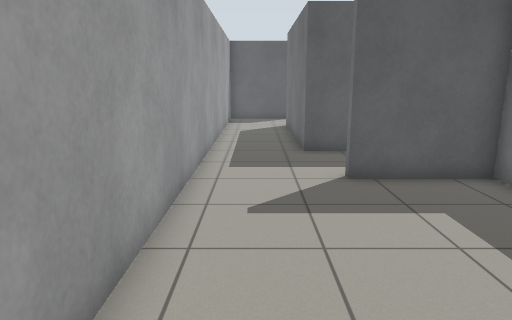
[1] (above)

24 first-person views from a walk through a robot-simulator world made for Gazebo. The camera is 1.2 m above the floor, tilts 12° down and sees 70° across. The floor is counted in squares, 0.5 m on a side. Each view is taken from the middle of a square. On the plan, view 1 faces up. The plan holds only what a view shows up to about 20 squares ahead; the rest is blank.

[2]
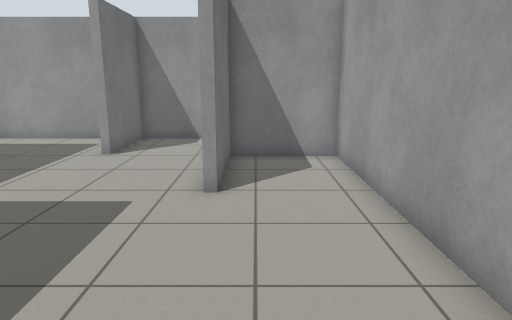

[3]
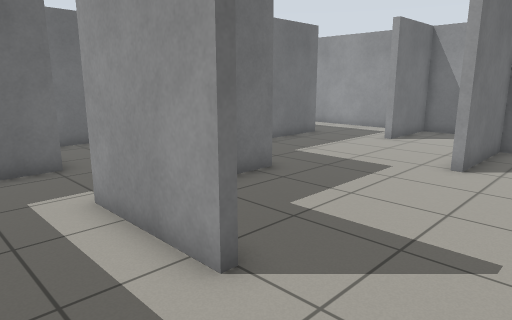

[4]
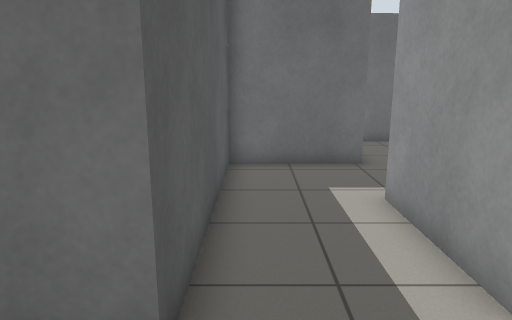

[5]
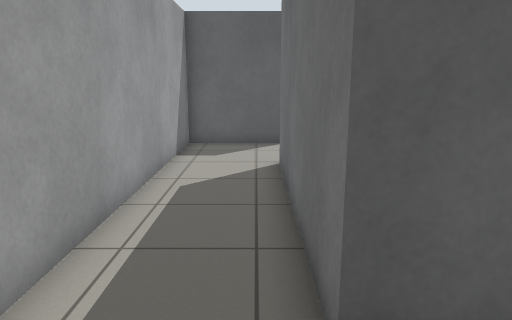

[6]
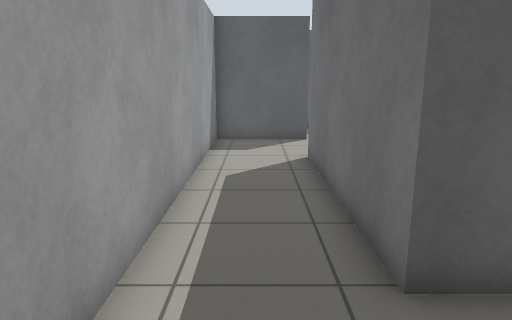

[7]
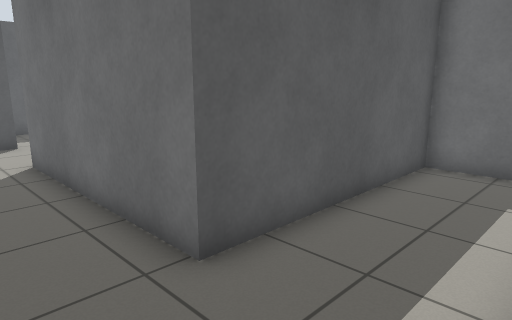

[8]
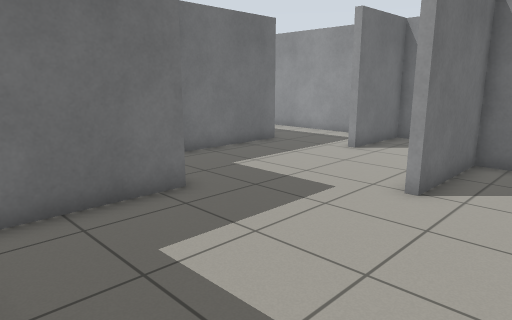

[9]
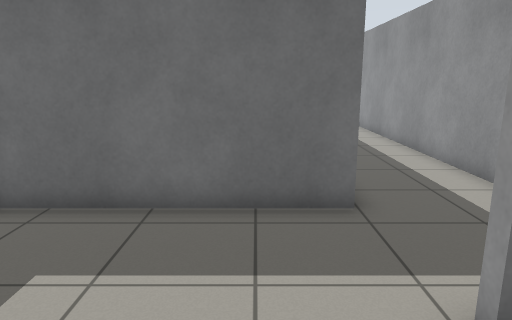

[10]
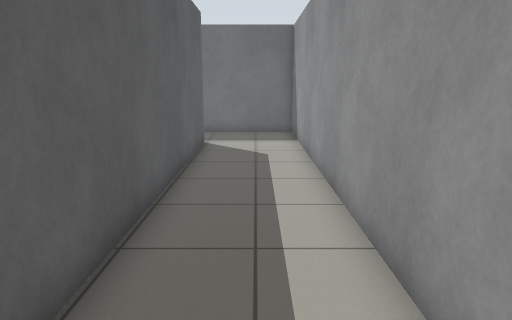

[11]
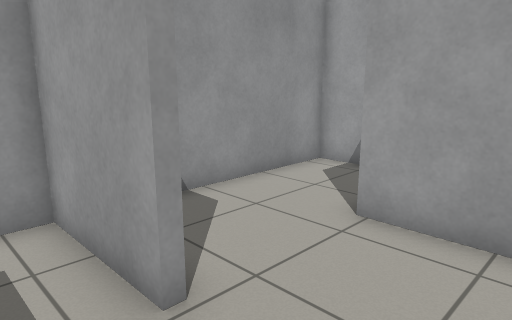

[12]
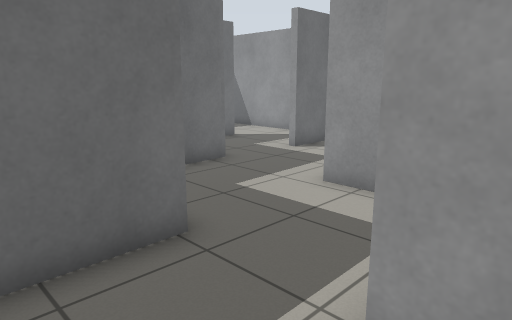

[13]
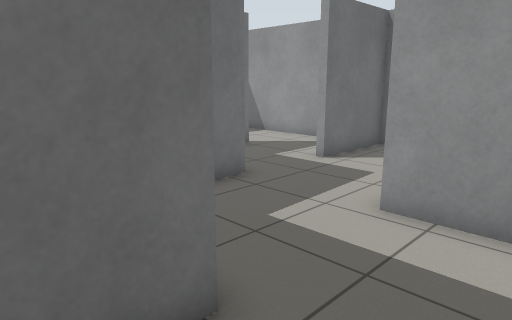

[14]
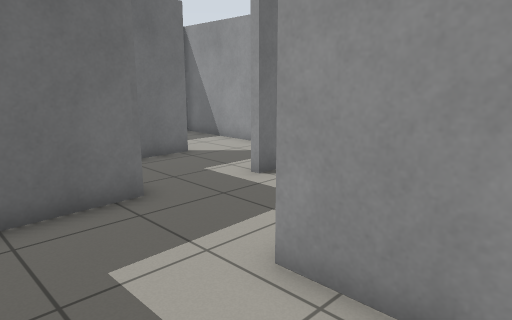

[15]
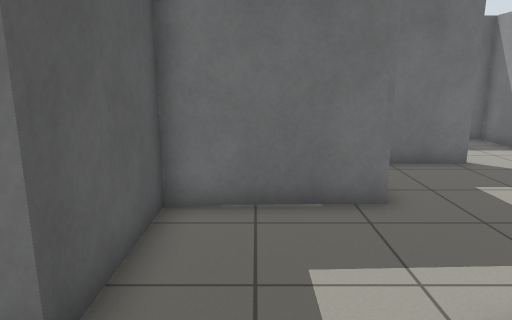

[16]
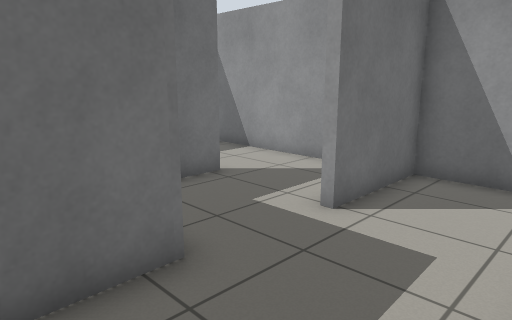

[17]
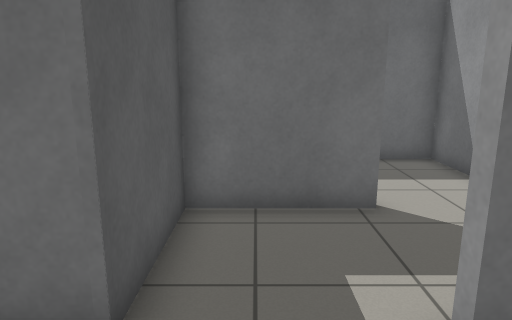

[18]
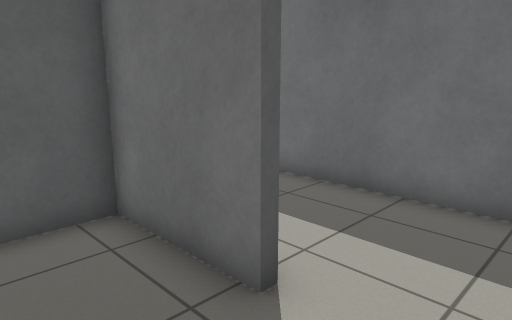

[19]
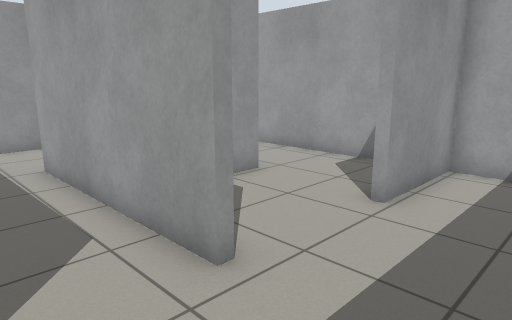

[20]
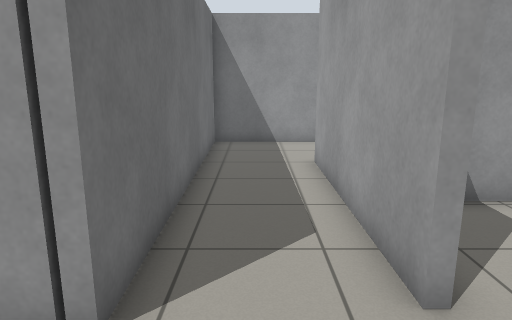

[21]
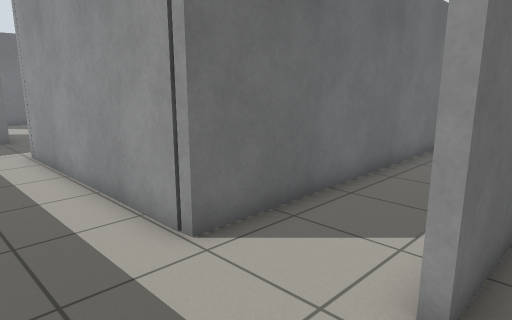

[22]
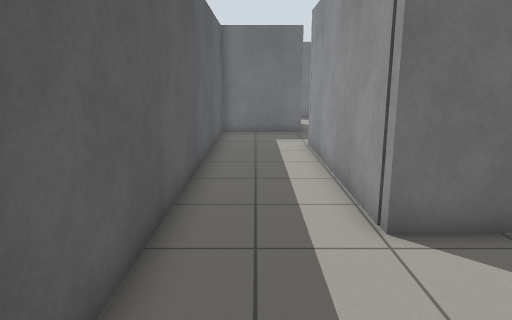

[23]
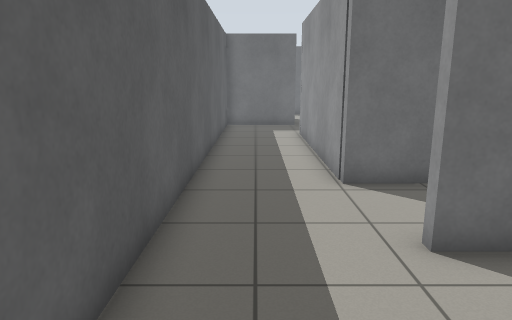

[24]
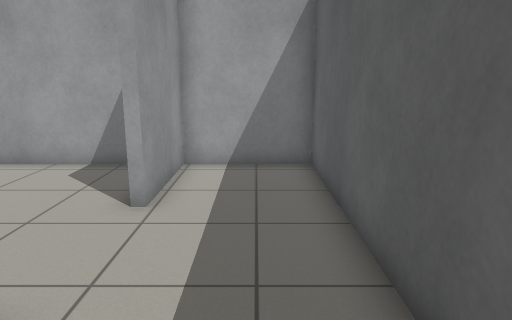

### Floor plan
Points are (right, up) in squares from view 1. A wall is a line through its corners. A room is listed if a view was taken in it or the views show most of it. See-through windows are left out.
Room 1 (view 1)
walls: (6, 4.2) (6, 9) (2.3, 9); (-1.7, 8.6) (-1.7, -2.9) (1.7, -2.9) (1.7, 1.2) (2.2, 1.2)
ways out: opening at (0.5, 9) to room 2; opening at (4, 2.7) to room 3
Room 2 (views 2, 3, 4, 5, 6, 7, 8, 12, 13)
walls: (2.3, 9) (2.3, 9.3) (6.4, 9.3); (2.3, 24.5) (-1.7, 24.5) (-1.7, 8.6); (9.8, 8.8) (9.7, 12.8) (1.7, 12.8) (1.7, 20.8)
ways out: opening at (0.5, 9) to room 1; opening at (8, 9) to room 4; opening at (2, 23) to room 8
Room 3 (views 9, 10, 11)
walls: (9.9, -2.9) (9.8, 3.9); (6.2, -3.1) (6.2, -6.8) (25.8, -6.8) (25.8, -2.4); (2.2, -0.8) (2.2, -3.3); (22.7, -2.9) (10.6, -2.9); (-1.7, -5.3) (-1.7, -6.8) (6, -6.8) (6, -3.1)
ways out: opening at (4, 2.7) to room 1
Room 4 (views 14, 15, 16)
walls: (7.4, 4.6) (10.1, 4.6)
ways out: opening at (8, 9) to room 2; opening at (10, 7) to room 9
Room 5 (view 17)
walls: (14, 4.4) (14, 5.6); (11.5, -2.6) (13.7, -2.6) (13.7, 1.2)
ways out: opening at (12, 4.5) to room 9; opening at (14, 2.5) to room 10
Room 6 (view 18)
walls: (16.5, -2.6) (18.5, -2.6); (18.1, 0.7) (17.7, 0.7)
ways out: opening at (16, 1) to room 10; opening at (18, -1)
Room 7 (views 19, 20, 24)
walls: (6.2, 24.5) (6.2, 16.9); (22, 24.8) (22, 28.6) (6.5, 28.6); (6.6, 13.1) (9.7, 13.1) (9.5, 24.9) (18.5, 24.9)
ways out: opening at (6, 26.5) to room 8; opening at (6, 15); opening at (20, 25)
Room 8 (views 21, 22, 23)
walls: (6.5, 28.6) (-1.7, 28.6) (-1.7, 24.9) (2.3, 24.9); (6, 21.8) (6, 24.5); (1.7, 20.8) (3.8, 20.8)
ways out: opening at (2, 23) to room 2; opening at (6, 26.5) to room 7
Room 9 (no view inside)
walls: (14, 5.6) (13.9, 8.8) (9.8, 8.8)
ways out: opening at (10, 7) to room 4; opening at (12, 4.5) to room 5
Room 10 (no view inside)
walls: (17.7, 0.7) (17.7, 4.4) (14, 4.4)
ways out: opening at (14, 2.5) to room 5; opening at (16, 1) to room 6

Where each view was taken, in squares from view 1:
view 1: 0 up, 0 right, facing up
view 2: 9 up, 1 right, facing down
view 3: 12 up, 1 left, facing down-right
view 4: 12 up, 1 left, facing right
view 5: 10 up, 1 right, facing up
view 6: 9 up, 0 right, facing up
view 7: 9 up, 1 left, facing up-right
view 8: 9 up, 1 left, facing down-right
view 9: 1 down, 3 right, facing right
view 10: 5 down, 8 right, facing right
view 11: 0 up, 8 right, facing down-left
view 12: 12 up, 5 right, facing down-right
view 13: 11 up, 7 right, facing down-right
view 14: 8 up, 7 right, facing down-right
view 15: 7 up, 7 right, facing right
view 16: 7 up, 10 right, facing down-right
view 17: 3 up, 11 right, facing right
view 18: 2 down, 15 right, facing up-right
view 19: 28 up, 9 right, facing down-left
view 20: 28 up, 8 right, facing down
view 21: 28 up, 5 right, facing down-right
view 22: 27 up, 4 right, facing right
view 23: 27 up, 1 right, facing right
view 24: 27 up, 9 right, facing left
